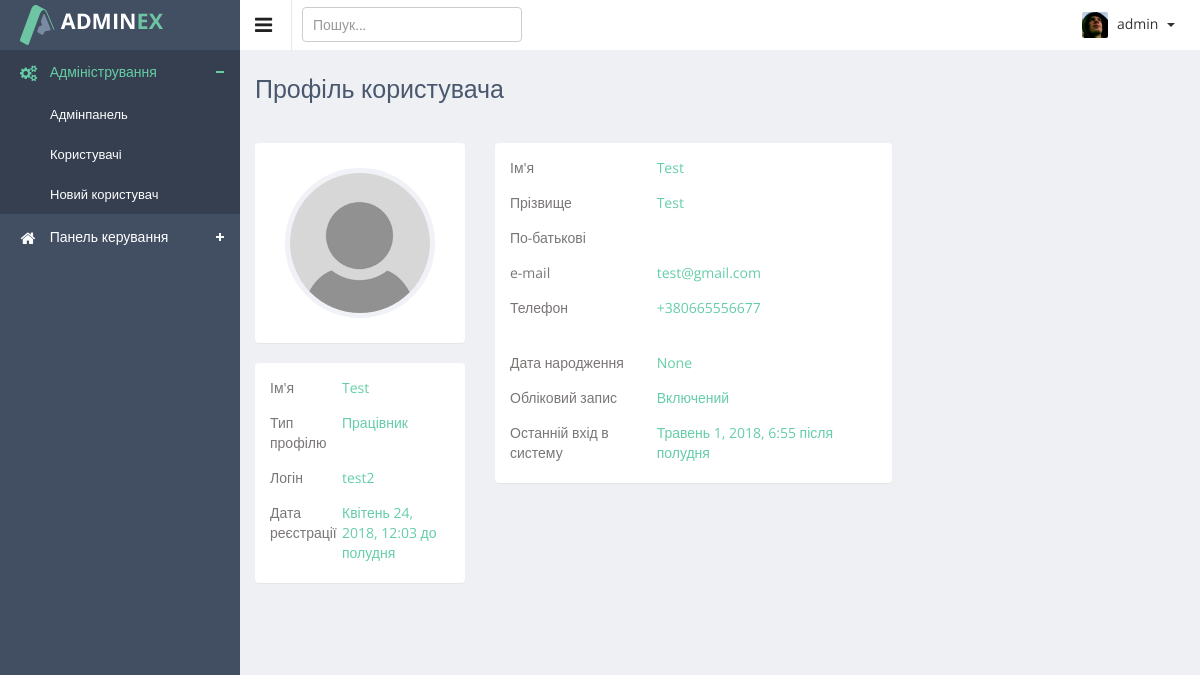
Before: /admin/user/read/4/ (signed in) with the older database file.
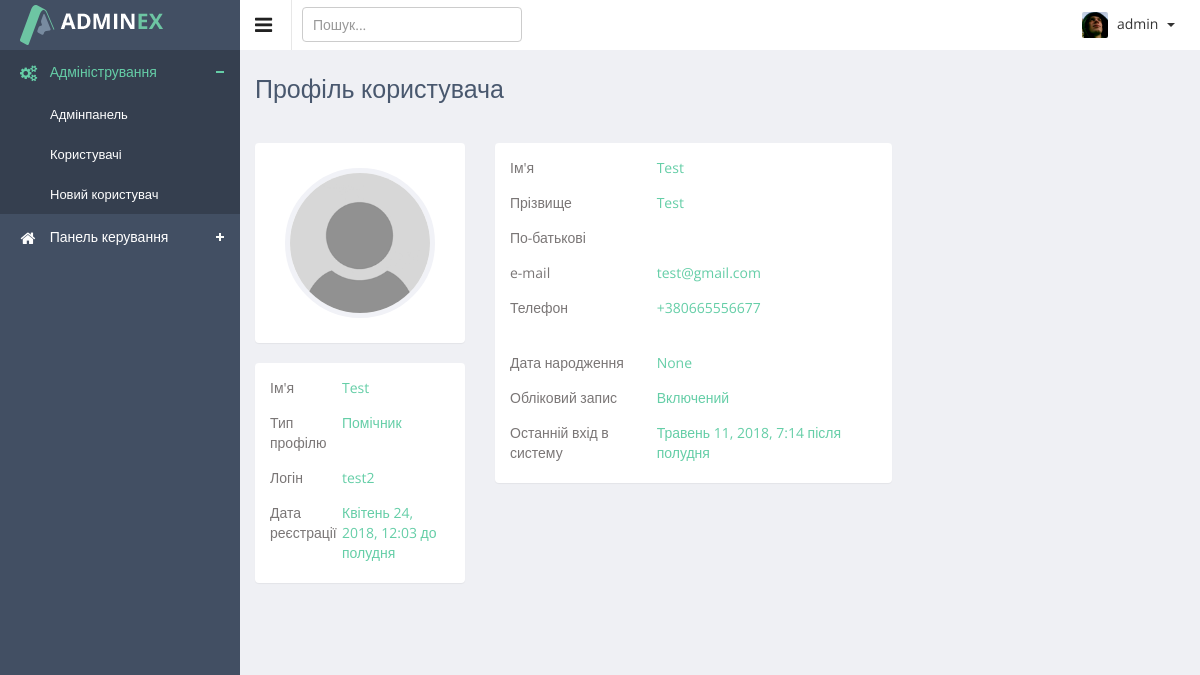
After: the same page with the newer database file.
### authapp/models.py (models this page shows)
class ProjectUser(AbstractUser):
    parent_name = models.CharField(verbose_name='по-батькові', max_length=20, blank=True)
    date_of_birth = models.DateField(verbose_name='дата народження', blank=True, null=True)
    phone1 = models.CharField(verbose_name='номер телефона', max_length=16, blank=True)
    phone2 = models.CharField(verbose_name='номер телефона', max_length=16, blank=True, null=True)
    avatar = models.ImageField(verbose_name='фото', upload_to='users_avatars', blank=True)
    is_dir = models.BooleanField(verbose_name='керівник', default=False)
    is_assistant = models.BooleanField(verbose_name='помічник', default=False)
    is_client = models.BooleanField(verbose_name='клієнт', default=False)
    def __str__(self):
        return self.username

### adminapp/views.py (the view)
# urls.py: re_path(r'^user/read/(?P<user_pk>\d+)/$', adminapp.user_detail_view, name='user_detail'),
@user_passes_test(lambda user: user.is_superuser)
def user_detail_view(request, user_pk):
    title = 'Профіль користувача'
    user = get_object_or_404(ProjectUser, pk=user_pk)
    context = {
        'title': title,
        'object': user,
    }
    return render(request, 'adminapp/user_detail.html', context)

### adminapp/templatetags/tags.py (called while the page is built)
@register.filter
def default_avatar(string):
    if not string:
        string = 'users_avatars/gravatar.png'
    new_string = f'{URL_PREFIX}{string}'
    return new_string

### adminapp/templates/adminapp/user_detail.html (shortened to what the changed rows need)
{% extends 'mainapp/base.html' %}
{% load staticfiles %}
{% load tags %}
{% block container %}
<div class="row">
    <div class="col-md-3">
        <div class="row">
            <div class="col-md-12">
                    <div class="panel">
                        <div class="panel-body">
                            <ul class="p-info">
                                <li>
                                    <div class="title">Ім'я</div>
                                    <div class="desk">{{ object.first_name }}</div>
                                </li>
                                <li>
                                    <div class="title">Тип профілю</div>
                                    <div class="desk">
                                        {% if object.is_superuser %}Адміністратор
                                        {% elif object.is_dir %}Керівник
                                        {% elif object.is_assistant %}Помічник
                                        {% else %}Працівник
                                        {% endif %}
                                    </div>
                                </li>
                                <li>
                                    <div class="title">Логін</div>
                                    <div class="desk">{{ object.username }}</div>
                                </li>
                                <li>
                                    <div class="title">Дата реєстрації</div>
                                    <div class="desk">{{ object.date_joined }}</div>
                                </li>
                            </ul>
                        </div>
                    </div>
                </div>
        </div>
    </div>
    <div class="col-md-8">
        <div class="row">
            <div class="col-md-8">
                <div class="panel">
                    <div class="panel-body">
                        <ul class="p-info">
                            <li>
                                <div class="title">Ім'я</div>
                                <div class="desk">{{ object.first_name }}</div>
                            </li>
                            <li>
                                <div class="title">Прізвище</div>
                                <div class="desk">{{ object.last_name }}</div>
                            </li>
                            <li>
                                <div class="title">e-mail</div>
                                <div class="desk">{{ object.email }}</div>
                            </li>
                            <li>
                                <div class="title">Телефон</div>
                                <div class="desk">{{ object.phone1 }}<br>
                                {% if object.phone2 == None %} &nbsp;{% endif %}</div>
                            </li>
                            <li>
                                <div class="title">Дата народження</div>
                                <div class="desk">{{ object.date_of_birth }}</div>
                            </li>
                            <li>
                                <div class="title">Останній вхід в систему</div>
                                <div class="desk">
                                    {% if object.last_login == None %}
                                    жодного разу
                                    {% else %}
                                    {{ object.last_login }}
                                    {% endif %}
                                </div>
                            </li>
                        </ul>
                    </div>
                </div>
            </div>
        </div>
    </div>
</div>
{% endblock %}

Changed rows visible on the page:
changed ProjectUser "Test": last_login "Травень 1, 2018, 6:55 після полудня" → "Травень 11, 2018, 7:14 після полудня"
Other visible differences:
text no longer shown: "Працівник"
text now shown: "Помічник"
